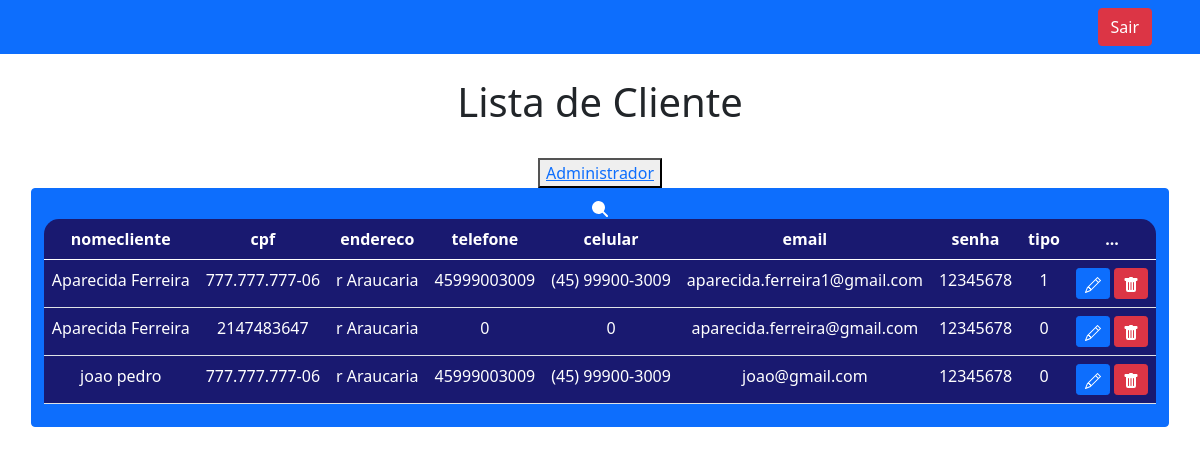
The app's page /projeto-2/ListaCliente.php with its own data.
### tables this page shows
CREATE TABLE `cliente` (
  `idcliente` int(11) NOT NULL,
  `nomecliente` varchar(80) DEFAULT NULL,
  `cpf` varchar(25) NOT NULL,
  `endereco` varchar(80) NOT NULL,
  `telefone` varchar(25) DEFAULT NULL,
  `celular` varchar(25) DEFAULT NULL,
  `email` varchar(80) NOT NULL,
  `senha` int(11) NOT NULL,
  `tipo` int(1) NOT NULL
);

### projeto-2/ListaCliente.php (the view, shortened to what this page needs)
<?php
include_once('conexao.php');
$searchTerm = isset($_GET['search']) ? $_GET['search'] : '';
$sql = "SELECT nomecliente, cpf, endereco, telefone, celular, email, senha, tipo
        FROM cliente
        WHERE nomecliente LIKE '%$searchTerm%'
        OR email LIKE '%$searchTerm%'";
$result = $conexao->query($sql);
?>
<!DOCTYPE html>
<html lang="pt-br">
<head>
    <link href="https://cdn.jsdelivr.net/npm/bootstrap@5.0.2/dist/css/bootstrap.min.css" rel="stylesheet">
</head>
<body>
<nav class="navbar navbar-expand-lg navbar-dark bg-primary">
    <div class="d-flex">
        <a href="sair.php" class="btn btn-danger me-5">Sair</a>
    </div>
</nav>
<br>
<?php
echo "<h1>Lista de Cliente</h1>";
?>
<br>
<button><a href="administrador.php">Administrador</a></button>
<div class="box-search">
    <button onclick="searchData()" class="btn btn-primary">
        <svg xmlns="http://www.w3.org/2000/svg" width="16" height="16" fill="currentColor" class="bi bi-search" viewBox="0 0 16 16">
            <path d="M11.742 10.344a6.5 6.5 0 1 0-1.397 1.398h-.001c.03.04.062.078.098.115l3.85 3.85a1 1 0 0 0 1.415-1.414l-3.85-3.85a1.007 1.007 0 0 0-.115-.1zM12 6
            </svg>
        </button>
    </div>
    <div class="m-5">
        <table class="table text-white table-bg">
            <thead>
                <tr>
                    <th scope="col">nomecliente</th>
                    <th scope="col">cpf</th>
                    <th scope="col">endereco</th>
                    <th scope="col">telefone</th>
                    <th scope="col">celular</th>
                    <th scope="col">email</th>
                    <th scope="col">senha</th>
                    <th scope="col">tipo</th>
                    <th scope="col">...</th>
                </tr>
            </thead>
            <tbody>
                <?php
                    while($user_data = mysqli_fetch_assoc($result)) {
                        echo "<tr>";
                        echo "<td>".$user_data['nomecliente']."</td>";
                        echo "<td>".$user_data['cpf']."</td>";
                        echo "<td>".$user_data['endereco']."</td>";
                        echo "<td>".$user_data['telefone']."</td>";
                        echo "<td>".$user_data['celular']."</td>";
                        echo "<td>".$user_data['email']."</td>";
                        echo "<td>".$user_data['senha']."</td>";
                        echo "<td>".$user_data['tipo']."</td>";
                        echo "<td>
                        <a class='btn btn-sm btn-primary' href='edit.php?email=$user_data[email]' title='Editar'>
                            <svg xmlns='http://www.w3.org/2000/svg' width='16' height='16' fill='currentColor' class='bi bi-pencil' viewBox='0 0 16 16'>
                                <path d='M12.146.146a.5.5 0 0 1 .708 0l3 3a.5.5 0 0 1 0 .708l-10 10a.5.5 0 0 1-.168.11l-5 2a.5.5 0 0 1-.65-.65l2-5a.5.5 0 0 1 .11-.168l10-10zM11.207 2.5 13.5 4.793 14.793 3.5 12.5 1.207 11.207 2.5zm1.586 3L10.5 3.207 4 9.707V10h.5a.5.5 0 0 1 .5.5v.5h.5a.5.5 0 0 1 .5.5v.5h.293l6.5-6.5zm-9.761 5.175-.106.106-1.528 3.821 3.821-1.528.106-.106A.5.5 0 0 1 5 12.5V12h-.5a.5.5 0 0 1-.5-.5V11h-.5a.5.5 0 0 1-.468-.325z'/>
                            </svg>
                            </a>
                            <a class='btn btn-sm btn-danger' href='delete.php?email=$user_data[email]' title='Deletar'>
                                <svg xmlns='http://www.w3.org/2000/svg' width='16' height='16' fill='currentColor' class='bi bi-trash-fill' viewBox='0 0 16 16'>
                                    <path d='M2.5 1a1 1 0 0 0-1 1v1a1 1 0 0 0 1 1H3v9a2 2 0 0 0 2 2h6a2 2 0 0 0 2-2V4h.5a1 1 0 0 0 1-1V2a1 1 0 0 0-1-1H10a1 1 0 0 0-1-1H7a1 1 0 0 0-1 1H2.5zm3 4a.5.5 0 0 1 .5.5v7a.5.5 0 0 1-1 0v-7a.5.5 0 0 1 .5-.5zM8 5a.5.5 0 0 1 .5.5v7a.5.5 0 0 1-1 0v-7A.5.5 0 0 1 8 5zm3 .5v7a.5.5 0 0 1-1 0v-7a.5.5 0 0 1 1 0z'/>
                                </svg>
                            </a>
                            </td>";
                        echo "</tr>";
                    }
                    ?>
            </tbody>
        </table>
    </div>
</body>
</html>

### projeto-2/ListaCliente.php (style rules this page uses)
body { background: url(peixe.jpeg); background-repeat: no-repeat; background-size: cover; color: black 0.6; text-align: center; }
.table-bg { background-color: #191970; border-radius: 15px 15px 0 0; }
.box-search { display: flex; justify-content: center; gap: 0.1%; }

### records on screen
cliente: nomecliente "Aparecida Ferreira", cpf "777.777.777-06", endereco "r Araucaria", telefone "45999003009", celular "(45) 99900-3009", email "aparecida.ferreira1@gmail.com", senha "12345678", tipo "1"
cliente: nomecliente "Aparecida Ferreira", cpf "2147483647", endereco "r Araucaria", telefone "0", celular "0", email "aparecida.ferreira@gmail.com", senha "12345678", tipo "0"
cliente: nomecliente "joao pedro", cpf "777.777.777-06", endereco "r Araucaria", telefone "45999003009", celular "(45) 99900-3009", email "joao@gmail.com", senha "12345678", tipo "0"
